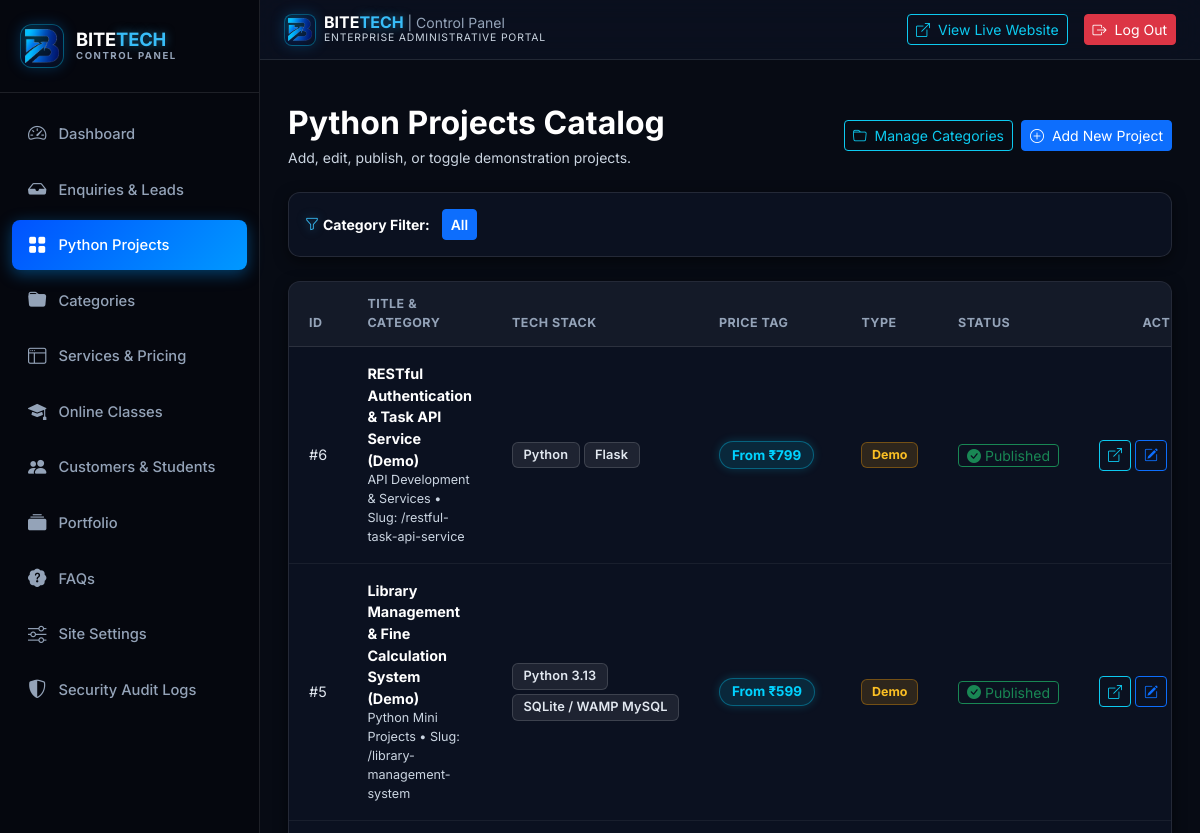
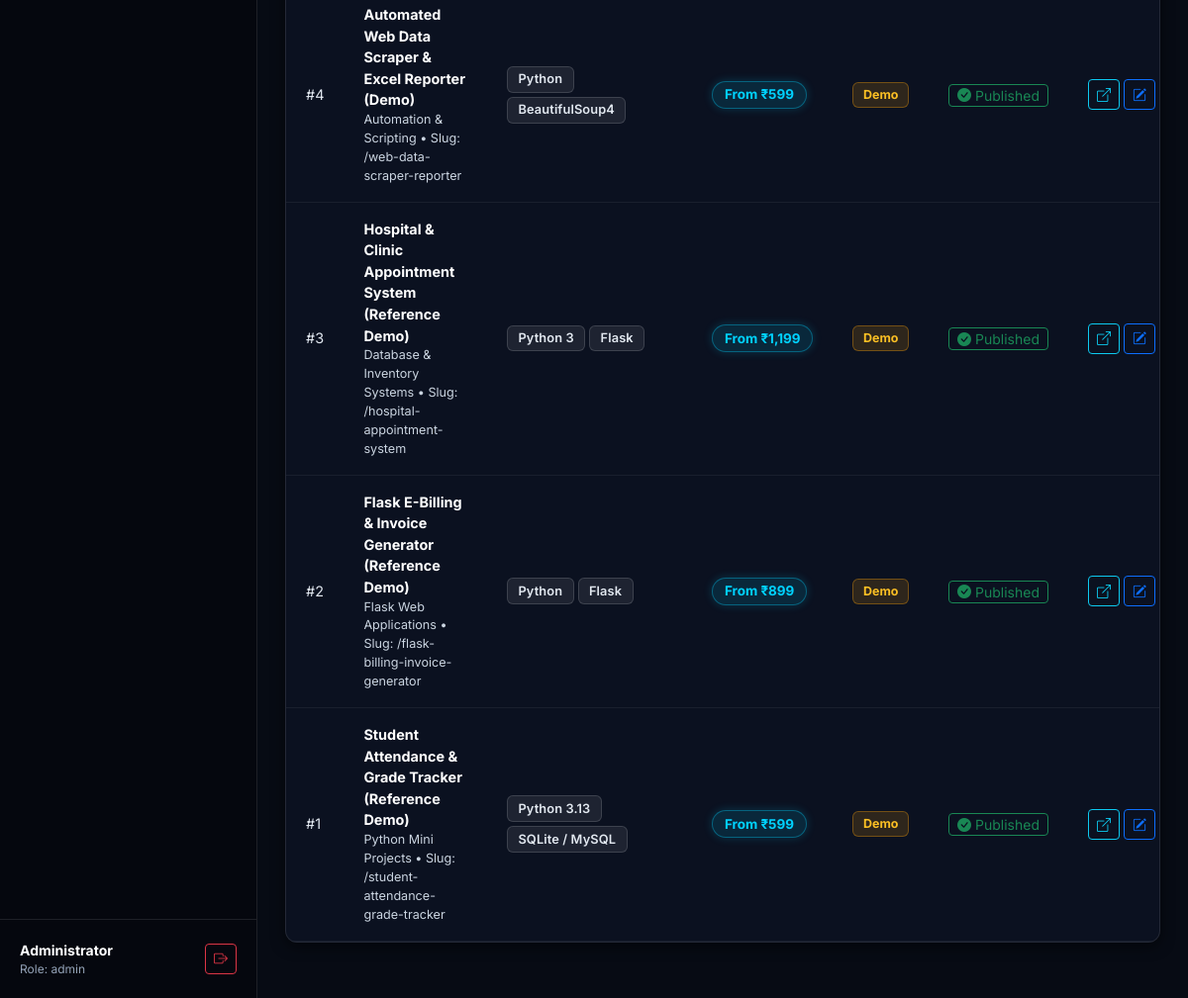
/admin/projects (signed in), run on the app's committed database (2 pictures, top to bottom).
### models.py (models this page shows, shortened)
class Project(db.Model):
    __tablename__ = 'projects'
    id = db.Column(db.Integer, primary_key=True)
    title = db.Column(db.String(200), nullable=False)
    slug = db.Column(db.String(200), unique=True, nullable=False, index=True)
    category_id = db.Column(db.Integer, db.ForeignKey('project_categories.id'), nullable=True)
    project_type = db.Column(db.String(50), default='Mini', nullable=False, index=True)  # 'Mini', 'Major'
    short_description = db.Column(db.String(350), nullable=False)
    full_description = db.Column(db.Text, nullable=False)
    problem_statement = db.Column(db.Text, nullable=True)
    features = db.Column(db.Text, nullable=True)  # Newline-separated list of highlights
    deliverables = db.Column(db.Text, nullable=True)  # Newline-separated list of deliverables
    tech_stack = db.Column(db.String(255), nullable=False, default='Python, Flask, MySQL')
    starting_price = db.Column(db.Integer, default=599, nullable=False)  # 599 for mini, 1000 for major
    price_range = db.Column(db.String(100), default='From ₹599')
    source_code_included = db.Column(db.Boolean, default=True, nullable=False)
    availability_status = db.Column(db.String(50), default='Available', nullable=False)  # 'Available', 'Custom Order', 'Archived'
    is_demo = db.Column(db.Boolean, default=True, nullable=False)  # Labels demo/reference projects
    is_published = db.Column(db.Boolean, default=True, nullable=False, index=True)
    is_featured = db.Column(db.Boolean, default=False, nullable=False)
    image_url = db.Column(db.String(500), nullable=True)
    demo_link = db.Column(db.String(500), nullable=True)
    created_at = db.Column(db.DateTime, default=utc_now)
    updated_at = db.Column(db.DateTime, default=utc_now, onupdate=utc_now)
    category = db.relationship('ProjectCategory', back_populates='projects')
    enquiries = db.relationship('ProjectEnquiry', back_populates='project', cascade='all, delete-orphan')
    def tech_list(self):
        if not self.tech_stack:
            return []
        return [t.strip() for t in self.tech_stack.split(',') if t.strip()]

class ProjectCategory(db.Model):
    __tablename__ = 'project_categories'
    id = db.Column(db.Integer, primary_key=True)
    name = db.Column(db.String(100), unique=True, nullable=False)
    slug = db.Column(db.String(100), unique=True, nullable=False, index=True)
    description = db.Column(db.Text, nullable=True)
    created_at = db.Column(db.DateTime, default=utc_now)
    projects = db.relationship('Project', back_populates='category', cascade='all, delete-orphan')

### routes/admin.py (the view)
@admin_bp.route('/projects')
@admin_login_required
def projects():
    page = request.args.get('page', 1, type=int)
    project_type = request.args.get('type', '').strip().capitalize()
    search = request.args.get('q', '').strip()
    query = Project.query
    if project_type in ('Mini', 'Major'):
        query = query.filter_by(project_type=project_type)
    if search:
        query = query.filter(Project.title.ilike(f"%{search}%"))
    projects_pagination = query.order_by(Project.created_at.desc()).paginate(
        page=page, per_page=15, error_out=False
    )
    return render_template(
        'admin/projects.html',
        projects=projects_pagination.items,
        pagination=projects_pagination,
        selected_type=project_type,
        search=search
    )

### models.py (called while the page is built)
    @property
    def is_admin(self):
        return self.role in ('admin', 'superadmin')

    @classmethod
    def get_setting(cls, key, default=''):
        try:
            item = cls.query.filter_by(key=key).first()
            return item.value if item and item.value is not None else default
        except Exception:
            return default

### security.py (called while the page is built)
def get_incident_mode():
    try:
        from models import SiteSetting
        return SiteSetting.get_setting('incident_mode', 'normal')
    except Exception:
        return 'normal'

### templates/admin/projects.html (shortened to what this page needs)
{% extends 'admin/base.html' %}
{% block content %}
<div class="d-flex flex-wrap align-items-center justify-content-between gap-3 mb-4">
  <div>
    <h2 class="fw-bold text-white mb-1">Python Projects Catalog</h2>
    <p class="text-light-silver small mb-0">Add, edit, publish, or toggle demonstration projects.</p>
  </div>
  <div class="d-flex gap-2">
    <a href="{{ url_for('admin.categories') }}" class="btn btn-outline-info btn-sm">
      <i class="bi bi-folder me-1"></i> Manage Categories
    </a>
    <a href="{{ url_for('admin.project_new') }}" class="btn btn-primary btn-sm">
      <i class="bi bi-plus-circle me-1"></i> Add New Project
    </a>
  </div>
</div>
<div class="admin-card p-3 mb-4">
  <div class="d-flex flex-wrap align-items-center gap-2">
    <span class="small fw-bold text-white me-1"><i class="bi bi-funnel me-1 text-cyan-glow"></i>Category Filter:</span>
    <a href="{{ url_for('admin.projects') }}" class="btn btn-sm {% if not selected_category %}btn-primary text-white fw-semibold{% else %}btn-outline-secondary text-light-silver{% endif %}">
      All
    </a>
  </div>
</div>
<div class="admin-card">
  <div class="table-responsive">
    <table class="table table-hover align-middle mb-0">
      <thead class="table-dark-header">
        <tr>
          <th>ID</th>
          <th>Title & Category</th>
          <th>Tech Stack</th>
          <th>Price Tag</th>
          <th>Type</th>
          <th>Status</th>
          <th class="text-end">Actions</th>
        </tr>
      </thead>
      <tbody>
        {% for p in projects %}
          <tr>
            <td class="text-light-silver small">#{{ p.id }}</td>
            <td>
              <div class="fw-bold text-white">{{ p.title }}</div>
              <div class="small text-light-silver">
                {{ p.category.name if p.category else 'No Category' }} &bull; Slug: /{{ p.slug }}
              </div>
            </td>
            <td>
              <div class="d-flex flex-wrap gap-1" style="max-width: 200px;">
                {% for t in p.tech_list()[:2] %}
                  <span class="badge-dark-pill small">{{ t }}</span>
                {% endfor %}
              </div>
            </td>
            <td class="text-nowrap"><span class="badge-price">{{ p.price_range }}</span></td>
            <td class="text-nowrap">
              {% if p.is_demo %}
                <span class="badge-demo">Demo</span>
              {% else %}
                <span class="badge-dark-pill">Standard</span>
              {% endif %}
            </td>
            <td class="text-nowrap">
              <form action="{{ url_for('admin.project_toggle_publish', id=p.id) }}" method="POST" class="d-inline">
                {% if p.is_published %}
                  <button type="submit" class="btn btn-sm btn-outline-success py-0 px-2" title="Click to Unpublish">
                    <i class="bi bi-check-circle-fill"></i> Published
                  </button>
                {% else %}
                  <button type="submit" class="btn btn-sm btn-outline-secondary py-0 px-2 text-light-silver" title="Click to Publish">
                    <i class="bi bi-x-circle"></i> Draft
                  </button>
                {% endif %}
              </form>
            </td>
            <td class="text-end text-nowrap">
              <a href="{{ url_for('main.project_detail', slug=p.slug) }}" target="_blank" class="btn btn-sm btn-outline-info" title="View live">
                <i class="bi bi-box-arrow-up-right"></i>
              </a>
              <a href="{{ url_for('admin.project_edit', id=p.id) }}" class="btn btn-sm btn-outline-primary" title="Edit">
                <i class="bi bi-pencil-square"></i>
              </a>
            </td>
          </tr>
        {% else %}
          <tr>
            <td colspan="7" class="text-center py-5 text-light-silver">
              No projects found. Click "Add New Project" to create one.
            </td>
          </tr>
        {% endfor %}
      </tbody>
    </table>
  </div>
</div>
{% endblock %}

### static/css/admin.css (style rules this page uses)
:root { --admin-sidebar-bg: #05070E; --admin-sidebar-hover: #111A2E; --admin-sidebar-active: #0052FF; --admin-bg: #070B14; --admin-card-bg: #0B1120; --admin-border: rgba(255, 255, 255, 0.10); --admin-text-main: #FFFFFF; --admin-text-muted: #94A3B8; --admin-primary: #0052FF; --admin-cyan: #00D2FF; }
body.admin-body { background-color: var(--admin-bg); color: var(--admin-text-main); font-family: 'Inter', -apple-system, sans-serif; min-height: 100vh; display: flex; }
.admin-card { background: var(--admin-card-bg); border: 1px solid var(--admin-border); border-radius: 12px; box-shadow: 0 4px 14px rgba(0, 0, 0, 0.5); overflow: hidden; margin-bottom: 1.75rem; }
.table-responsive { margin: 0; }
.table { margin-bottom: 0; vertical-align: middle; color: #FFFFFF !important; }
.table th { background-color: rgba(255, 255, 255, 0.03) !important; font-size: 0.78rem; font-weight: 700; text-transform: uppercase; letter-spacing: 0.04em; color: #94A3B8 !important; padding: 0.85rem 1.25rem; border-bottom: 1px solid var(--admin-border) !important; }
.table td { padding: 1rem 1.25rem; color: #E2E8F0 !important; font-size: 0.9rem; border-bottom: 1px solid rgba(255, 255, 255, 0.06) !important; background-color: transparent !important; }
.text-cyan-glow { color: #38BDF8 !important; text-shadow: 0 0 10px rgba(56, 189, 248, 0.5); }
.text-light-silver { color: #CBD5E1 !important; }
.badge, .badge-dark-pill, .badge-price, .badge-demo, .badge-level, .status-badge { display: inline-flex !important; align-items: center !important; justify-content: center !important; white-space: nowrap !important; vertical-align: middle !important; line-height: 1.25 !important; box-decoration-break: clone !important; -webkit-box-decoration-break: clone !important; }
.badge-dark-pill { background: rgba(255, 255, 255, 0.08) !important; color: #E2E8F0 !important; border: 1px solid rgba(255, 255, 255, 0.14) !important; font-weight: 600; padding: 0.28rem 0.65rem !important; border-radius: 6px !important; font-size: 0.8rem; letter-spacing: 0.01em; }
.badge-price { background: rgba(0, 210, 255, 0.12) !important; color: #00D2FF !important; border: 1px solid rgba(0, 210, 255, 0.35) !important; font-weight: 700; padding: 0.3rem 0.75rem !important; border-radius: 9999px !important; box-shadow: 0 0 10px rgba(0, 210, 255, 0.2) !important; font-size: 0.84rem; }
.badge-demo { background: rgba(245, 158, 11, 0.15) !important; color: #FBBF24 !important; border: 1px solid rgba(245, 158, 11, 0.35) !important; font-weight: 700; padding: 0.25rem 0.6rem !important; border-radius: 6px !important; font-size: 0.78rem; }
.table-dark-header th { background-color: rgba(255, 255, 255, 0.04) !important; color: #94A3B8 !important; font-size: 0.78rem; font-weight: 700; text-transform: uppercase; letter-spacing: 0.04em; border-bottom: 1px solid var(--admin-border) !important; }
h1, h2, h3, h4, h5, h6 { color: #FFFFFF; }
button, .btn, [role="button"], [data-bs-toggle], [data-bs-dismiss], .nav-link { cursor: pointer !important; touch-action: manipulation; }

### data on the page
Project: id "6", title "RESTful Authentication & Task API Service (Demo)", category "API Development & Services", slug "restful-task-api-service", 2 "Python" "Flask", price_range "From ₹799", is_demo "Demo", is_published True (drawn)
Project: id "5", title "Library Management & Fine Calculation System (Demo)", category "Python Mini Projects", slug "library-management-system", 2 "Python 3.13" "SQLite / WAMP MySQL", price_range "From ₹599", is_demo "Demo", is_published True (drawn)
Project: id "4", title "Automated Web Data Scraper & Excel Reporter (Demo)", category "Automation & Scripting", slug "web-data-scraper-reporter", 2 "Python" "BeautifulSoup4", price_range "From ₹599", is_demo "Demo", is_published True (drawn)
Project: id "3", title "Hospital & Clinic Appointment System (Reference Demo)", category "Database & Inventory Systems", slug "hospital-appointment-system", 2 "Python 3" "Flask", price_range "From ₹1,199", is_demo "Demo", is_published True (drawn)
Project: id "2", title "Flask E-Billing & Invoice Generator (Reference Demo)", category "Flask Web Applications", slug "flask-billing-invoice-generator", 2 "Python" "Flask", price_range "From ₹899", is_demo "Demo", is_published True (drawn)
Project: id "1", title "Student Attendance & Grade Tracker (Reference Demo)", category "Python Mini Projects", slug "student-attendance-grade-tracker", 2 "Python 3.13" "SQLite / MySQL", price_range "From ₹599", is_demo "Demo", is_published True (drawn)

### other printed values
{{ session.get('admin_username', 'Administrator') }} "Administrator"
{{ session.get('admin_role', 'admin') }} "admin"
